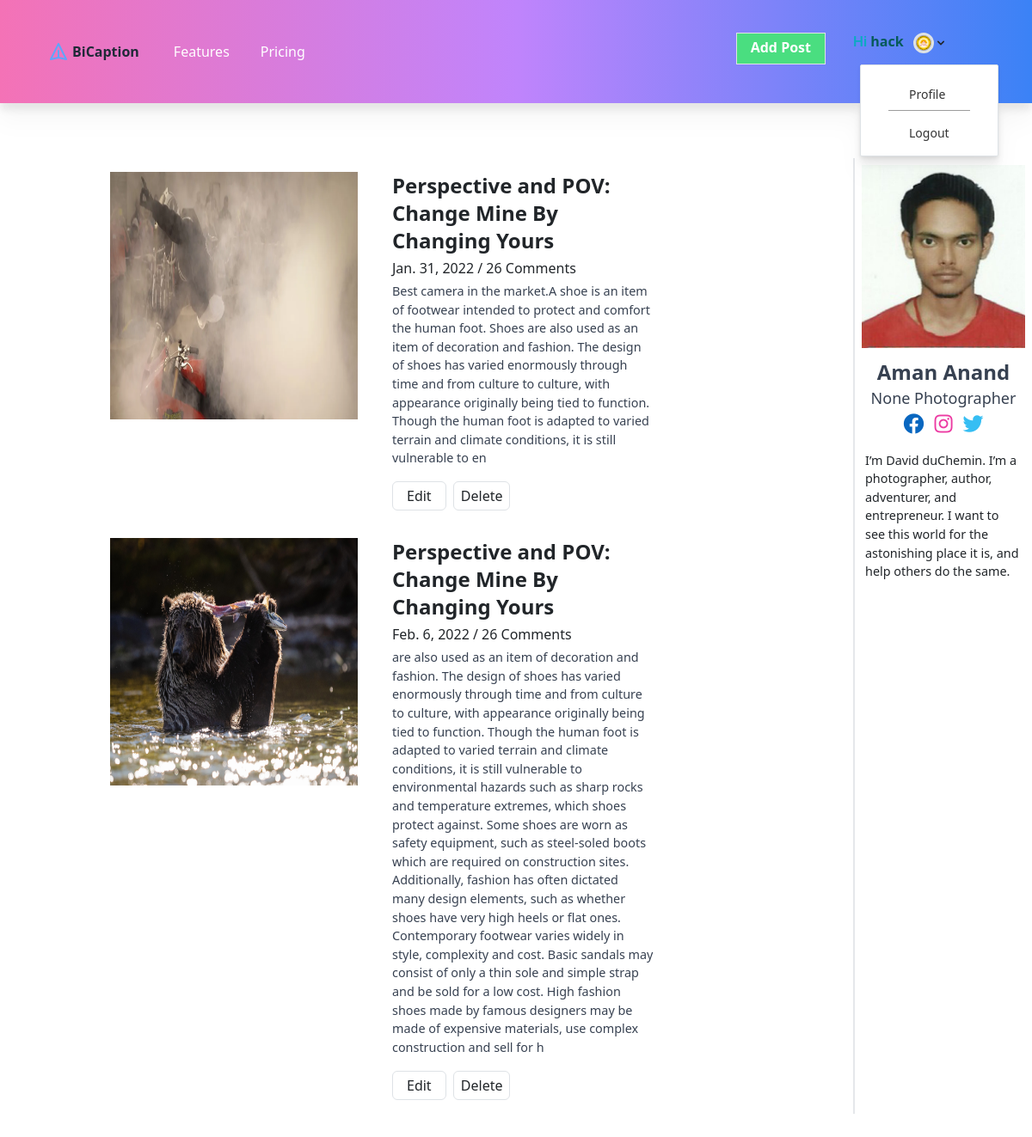
The app's page /blog/60 (signed in) with its own data.
### Hub/models.py (models this page shows, shortened)
class Photographer(models.Model):
    CATEGORY_OPTIONS = (
        ('Event', 'Event'),
        ('Fashion', 'Fashion'),
        ('Sports', 'Sports'),
        ('Food', 'Food'),
        ('Art_and_Portrait', 'Art_and_Portrait'),
        ('Architecture', 'Architecture'),
        ('Documentary', 'Documentary'),
        ('Travel', 'Travel'),
        ('Modelling_and_Lifestyle', 'Modelling_and_Lifestyle'),
        ('Nature_and_Wildlife', 'Natue_and_Wildlife'),
        ('Product', 'Product'),
        ('Photo_Journalism', 'Photo_journalism')
    )
    STATUS_OPTIONS = (
        ('Available', 'Available'),
        ('Busy', 'Busy')
    )
    photographer_id = models.IntegerField(default=0, null=True, blank=True)
    fname = models.CharField(max_length=50, null=True, blank=True)
    lname = models.CharField(max_length=50, null=True, blank=True)
    phone = models.IntegerField(null=True, blank=True)
    email = models.EmailField(null=True, blank=True)
    gender = models.CharField(max_length=10, null=True,  blank=True)
    age = models.IntegerField(default=0, null=True, blank=True)
    category = models.CharField(
        max_length=100,
        choices = CATEGORY_OPTIONS,
        null=True,
        blank=True
    )
    area = models.CharField(max_length=200, null=True, blank=True)
    city = models.CharField(max_length=100, null=True, blank=True)
    state = models.CharField(max_length=50, null=True, blank=True)
    pincode = models.IntegerField(null=True, blank=True)
    status = models.CharField(
        max_length = 20,
        choices = STATUS_OPTIONS,
        default = 'Available',
        null=True,
        blank=True
    )
    image = models.ImageField(upload_to="images/", blank=True, null = True)

class Blog(models.Model):
    photographer = models.ForeignKey(Photographer, on_delete=models.CASCADE)
    carousel1 = models.ImageField(upload_to="images/")
    carousel2 = models.ImageField(upload_to="images/")
    carousel3 = models.ImageField(upload_to="images/")
    img = models.ImageField(upload_to="images/")
    head = models.CharField(max_length=50)
    date = models.DateField()
    desc = models.CharField(max_length=400)

### Hub/views.py (the view)
# urls.py: path('blog/<int:pid>', views.blog, name='blog'),
def blog(request, pid):
    ph = Photographer.objects.get(photographer_id=pid)
    post = Blog.objects.filter(photographer = ph)
    context={}
    context['ph'] = ph
    context['post'] = post
    if request.user.is_authenticated:
        if request.user.groups.all()[0].name == 'Customer':
            usr = Customer.objects.get(customer_id=request.user.id)
            context['role'] = 'Customer'
            context['image'] = usr.image
            context['id'] = usr.customer_id
        else :
            usr = Photographer.objects.get(photographer_id=request.user.id)
            context['role'] = 'Photographer'
            context['image'] = usr.image
            context['id'] = usr.photographer_id
    return render(request, 'blog.html', context)

### templates/blog.html (shortened to what this page needs)
<!DOCTYPE html>
<html lang="en">
<head>
  <link rel="stylesheet" href="https://unpkg.com/tailwindcss/dist/tailwind.min.css" />
  <script src="https://cdn.tailwindcss.com"></script>
  <link rel="stylesheet" href="https://use.fontawesome.com/releases/v5.15.4/css/all.css"
>
  <link href="https://unpkg.com/tailwindcss@^1.0/dist/tailwind.min.css" rel="stylesheet" />
  <link href="https://cdn.jsdelivr.net/npm/bootstrap@5.1.3/dist/css/bootstrap.min.css" rel="stylesheet"
>
</head>
<body>
  <nav class="bg-gradient-to-r from-pink-400 via-purple-400 to-blue-500 hover:drop-shadow-xl">
    <div class="max-w-6xl mx-auto px-4">
      <div class="flex justify-between">
        <div class="flex space-x-4">
          <div>
            <a href="/" class="flex items-center py-5 px-2 text-white hover:text-gray-900">
              <svg class="h-6 w-6 mr-1 text-blue-400" xmlns="http://www.w3.org/2000/svg" fill="none" viewBox="0 0 24 24"
                stroke="currentColor">
                <path stroke-linecap="round" stroke-linejoin="round" stroke-width="2"
                  d="M12 19l9 2-9-18-9 18 9-2zm0 0v-8" />
              </svg>
              <span class="font-bold text-gray-800"><strong>BiCaption</strong></span>
            </a>
          </div>
          <div class="hidden md:flex items-center space-x-1">
            <a href="#" class="py-5 px-3 text-white hover:text-gray-900 tracking-normal hover:tracking-wide hover:drop-shadow-lg">Features</a>
            <a href="#" class="py-5 px-3 text-white hover:text-gray-900 tracking-normal hover:tracking-wide hover:drop-shadow-lg">Pricing</a>
          </div>
        </div>
        <div class="hidden md:flex  items-center space-x-1">
          <nav :class="{'flex': open, 'hidden': !open}"
            class="flex-col flex-grow pb-4 md:pb-0 hidden md:flex md:justify-end md:flex-row">
            {% if role == 'Photographer' %}
            <a href="/addPost/{{id}}"
              class="bg-green-400 text-white hover:bg-gray-400 px-3 py-1 mt-3 border border-gray-600"><button><strong>Add
                  Post</strong></button></a>
            {% endif %}
            <div @click.away="open = false" class="relative" x-data="{ open: false }">
              <button @click="open = !open"
                class="flex flex-row items-center space-x-2 w-full px-3 py-2 mt-2 text-sm font-semibold text-left bg-transparent  md:w-auto md:inline md:mt-0 md:ml-4 focus:outline-none">
                <span style="color: rgb(6, 90, 90); font-size: medium;"><span
                    style="font-family:-apple-system, BlinkMacSystemFont, 'Segoe UI', Roboto, Oxygen, Ubuntu, Cantarell, 'Open Sans', 'Helvetica Neue', sans-serif; color: rgb(9, 171, 192);">Hi</span>
                  {{request.user}}</span>
                <img class="inline ml-3 h-6 w-6 rounded-full absolute border border-blue-500 border-3
                      " style="z-index: 1000;" src="/media/{{image}}" />
              </button>
              <div x-show="open" x-transition:enter="transition ease-out duration-100"
                x-transition:enter-start="transform opacity-0 scale-95"
                x-transition:enter-end="transform opacity-100 scale-100"
                x-transition:leave="transition ease-in duration-75"
                x-transition:leave-start="transform opacity-100 scale-100"
                x-transition:leave-end="transform opacity-0 scale-95"
                class=" right-0 w-full mt-2 origin-top-right rounded-md shadow-lg md:w-48">
                <div
                  class="absolute py-2 px-8 ml-10 bg-white text-blue-800 text-sm rounded-sm border border-main-color shadow-sm">
                  <a class="tracking-normal hover:tracking-wide hover:drop-shadow-lg block px-4 py-2 mt-2 text-sm bg-white md:mt-0 focus:text-gray-900 hover:bg-indigo-100 focus:bg-gray-200 focus:outline-none focus:shadow-outline"
                    href="/profile0"
                    style="color: rgb(51, 51, 51); border-bottom: 0.8px solid rgb(156, 156, 156);">Profile
                  </a>
                  <a class="tracking-normal hover:tracking-wide hover:drop-shadow-lg block px-4 py-2 mt-2 text-sm bg-white md:mt-0 focus:text-gray-900 hover:bg-indigo-100 focus:bg-gray-200 focus:outline-none focus:shadow-outline"
                    href="/logout" style="color: rgb(51, 51, 51);">Logout
                  </a>
              </div>
            </div>
          </nav>
        </div>
      </div>
    </div>
  </nav>
  <div class="grid grid-cols-3 mb-32 divide-x-2 py-16">
    <div class="col-span-2 ml-24">
      {% for pst in post %}
      <div class="mx-3">
        <div class="h-84 flex ml-4 items-left">
          <div class="flex  space-x-4 py-3">
            <div class="">
              <img class="w-72 h-72" src="/media/{{pst.img}}" alt="image">
            </div>
            <div class="flex-1 px-4">
              <h1 class="text-2xl">
                <strong>{{pst.head}}</strong>
              </h1>
              <p class="mt-1">
                {{pst.date}} / 26 Comments
              </p>
              <p style="font-size:0.9rem" class="text-gray-700  mt-1">
                {{pst.desc}}
              </p>
              {% if role == 'Photographer' %}
              <div class="pt-3">
                <a href="/editPost/{{pst.id}}"><button
                    class="py-1 px-3 border border-gray-400 rounded-md hover:bg-gray-300 mr-1">Edit</button></a>
                <a href="/deletePost/{{pst.id}}"><button
                    class="py-1 px-2 border border-gray-400 rounded-md hover:bg-gray-300">Delete</button></a>
              </div>
              {% endif %}
            </div>
          </div>
        </div>
      </div>
      {% endfor %}
    </div>
    <div class="ml-48">
      <div class="w-full">
        <div class="text-center  p-1">
          <div>
            <div class="image overflow-hidden">
              <img class="h-84 w-full mx-auto border border-white border-4" src="/media/{{ph.image}}" />
            </div>
            <h1 class="pt-1 text-center text-gray-700 font-bold text-2xl leading-8 mt-1">
              {{ph.fname}} {{ph.lname}}
            </h1>
            <h3 class=" text-center text-gray-700 text-lg">
              {{ph.category}} Photographer
            </h3>
            <div class="inline-flex mx-auto mb-3">
              <i style="color:rgb(9, 103, 192); font-size: 1.5rem;" class="fab fa-facebook   py-1 px-2"></i>
              <i style="color:rgb(236, 58, 162); font-size: 1.5rem;" class="fab fa-instagram py-1 px-1"></i>
              <i style="color:rgb(54, 190, 243); font-size: 1.5rem;" class="fab fa-twitter   py-1 px-2"></i>
            </div>
          </div>
          <p style="text-align: left; font-size: 0.9rem;" class="px-2">
            I’m David duChemin. I’m a photographer, author, adventurer, and entrepreneur.
            I want to see this world for the astonishing place it is,
            and help others do the same.
          </p>
        </div>
        <div class=" p-3 hover:shadow">
        </div>
      </div>
    </div>
  </div>
</body>
</html>

### records on screen
Photographer: image (picture)
Blog: img (picture), head "Perspective and POV: Change Mine By Changing Yours", date "Jan. 31, 2022", desc "Best camera in the market.A shoe is an item of footwear intended to protect and comfort the human foot. Shoes are also used as an item of decoration and fashion. The design of shoes has varied enormously through time and from culture to culture, with appearance originally being tied to function. Though the human foot is adapted to varied terrain and climate conditions, it is still vulnerable to en"
Blog: img (picture), head "Perspective and POV: Change Mine By Changing Yours", date "Feb. 6, 2022", desc "are also used as an item of decoration and fashion. The design of shoes has varied enormously through time and from culture to culture, with appearance originally being tied to function. Though the human foot is adapted to varied terrain and climate conditions, it is still vulnerable to environmental hazards such as sharp rocks and temperature extremes, which shoes protect against. Some shoes are worn as safety equipment, such as steel-soled boots which are required on construction sites. Additionally, fashion has often dictated many design elements, such as whether shoes have very high heels or flat ones. Contemporary footwear varies widely in style, complexity and cost. Basic sandals may…"
Photographer: image (picture), fname "Aman", lname "Anand", category "None"

### other values on screen
{{ request.user }} "hack"
